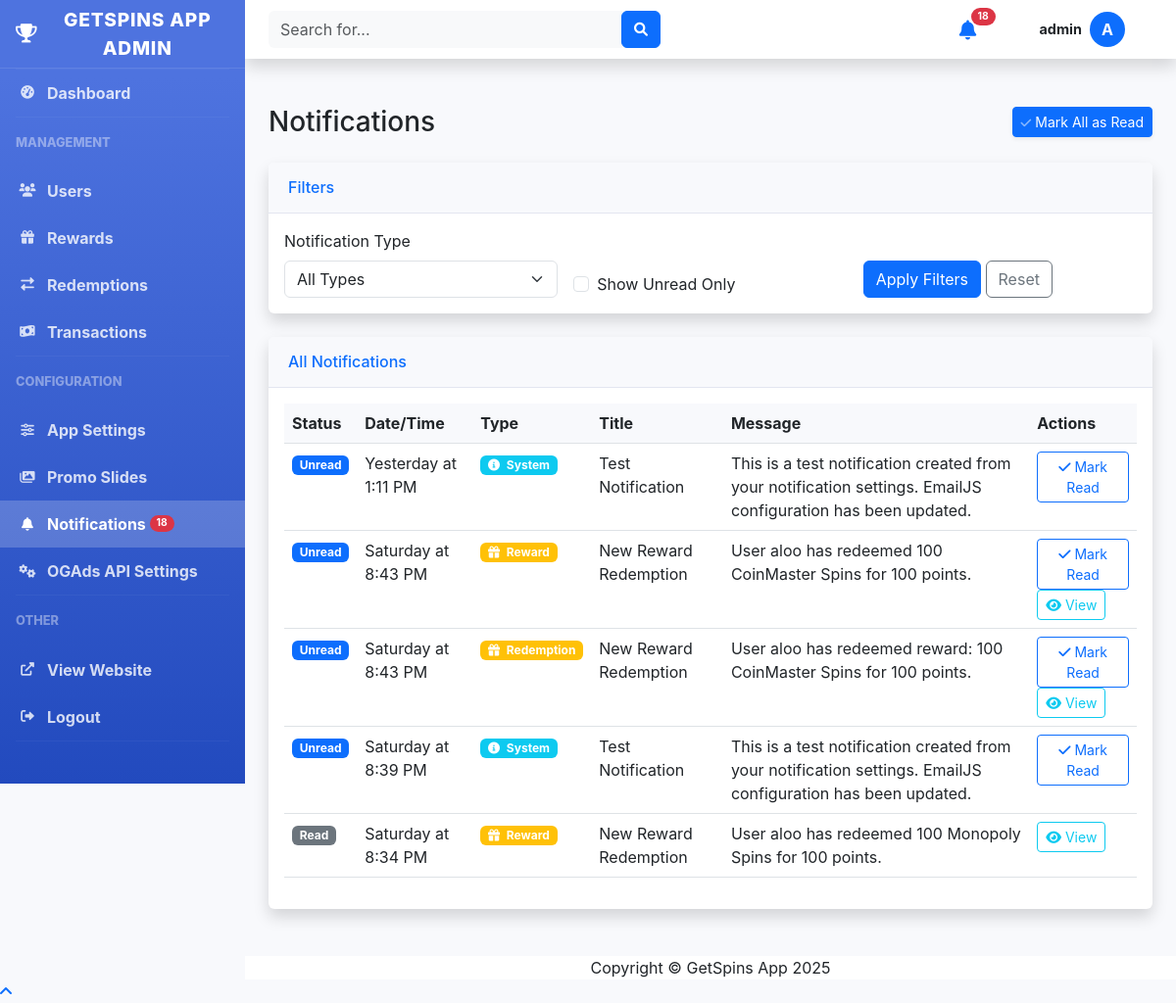
/admin/notifications.php (signed in), run on an earlier commit of the app's database.
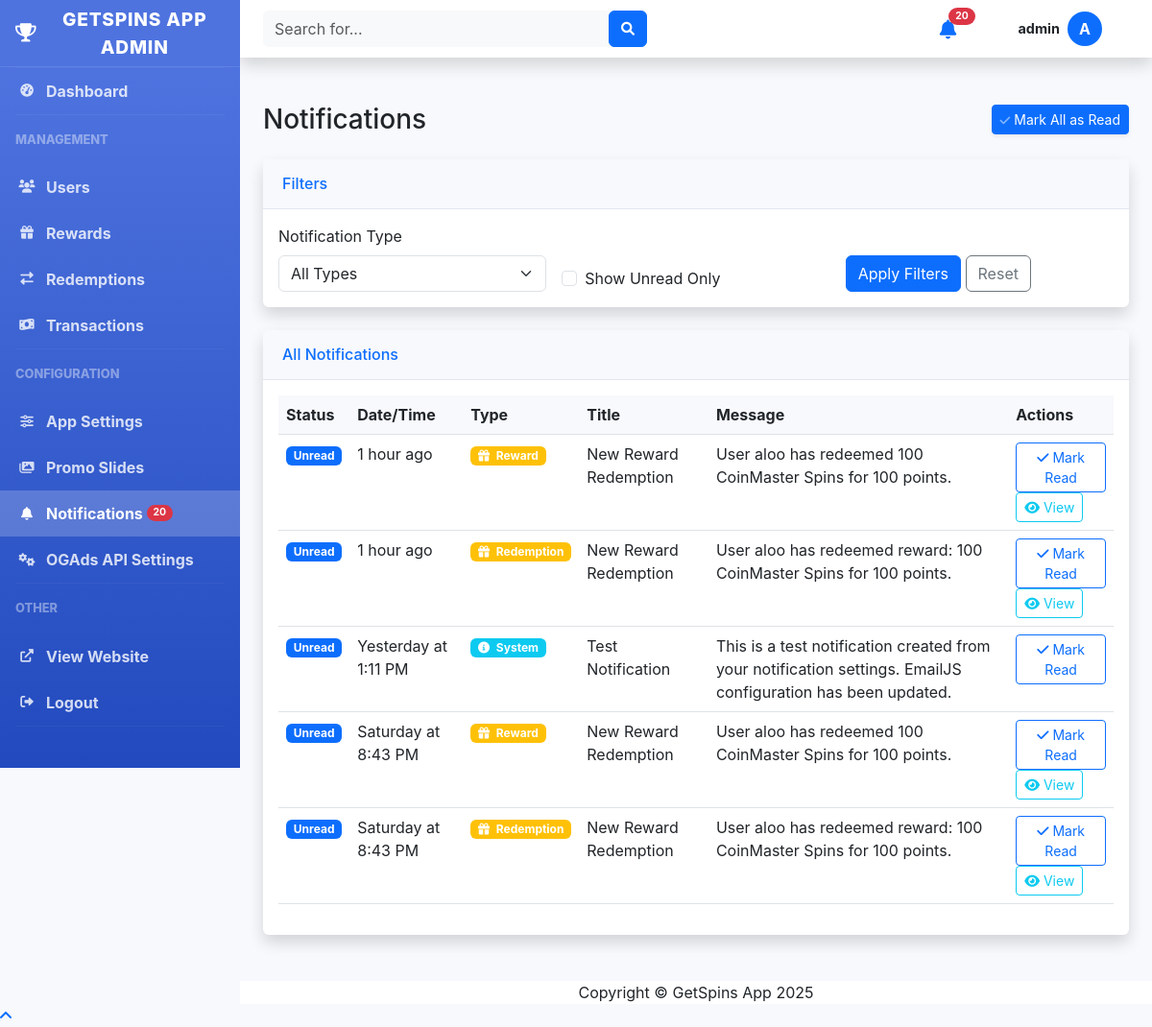
And on a later commit of the database.
### tables this page shows
CREATE TABLE admin_notifications (
        id INTEGER PRIMARY KEY AUTOINCREMENT,
        title TEXT NOT NULL,
        message TEXT NOT NULL,
        type TEXT NOT NULL DEFAULT 'info',
        is_read INTEGER DEFAULT 0,
        related_id INTEGER DEFAULT NULL,
        related_type TEXT DEFAULT NULL,
        created_at TIMESTAMP DEFAULT CURRENT_TIMESTAMP
    );

### includes/functions.php (called while the page is built, shortened)
<?php
function getAdminNotifications($limit = 10, $unread_only = false) {
    try {
        $db = Database::getInstance();
        $conn = $db->getConnection();
        $sql = "SELECT * FROM admin_notifications";
        $sql .= " ORDER BY created_at DESC LIMIT ?";
        $stmt = $conn->prepare($sql);
        $stmt->bindParam(1, $limit, PDO::PARAM_INT);
        $stmt->execute();
        return $stmt->fetchAll(PDO::FETCH_ASSOC);
    } catch (PDOException $e) {
        error_log("Error retrieving admin notifications: " . $e->getMessage());
        return [];
    }
}
function getUnreadNotificationsCount() {
    try {
        $db = Database::getInstance();
        $conn = $db->getConnection();
        $stmt = $conn->query("SELECT COUNT(*) FROM admin_notifications WHERE is_read = 0");
        return $stmt->fetchColumn();
    } catch (PDOException $e) {
        error_log("Error counting unread notifications: " . $e->getMessage());
        return 0;
    }
}
function getNotificationUrl($notification) {
    switch ($notification['type']) {
        case 'reward':
        case 'redemption':
            if (!empty($notification['related_id'])) {
                return "redemptions.php?id=" . $notification['related_id'];
            }
            return "redemptions.php";
        case 'system':
        default:
            return "index.php";
    }
}
function getNotificationIcon($type) {
    switch ($type) {
        case 'reward':
        case 'redemption':
            return "fa-gift";
        case 'system':
        default:
            return "fa-info-circle";
    }
}
function getNotificationIconClass($type) {
    switch ($type) {
        case 'reward':
        case 'redemption':
            return "warning";
        case 'system':
        default:
            return "info";
    }
}
function formatDate($date_string) {
    $date = new DateTime($date_string);
    $now = new DateTime();
    $diff = $now->diff($date);
    if ($diff->days == 0) {
        return $diff->h . " hour" . ($diff->h > 1 ? "s" : "") . " ago";
    } else if ($diff->days == 1) {
        return "Yesterday at " . $date->format('g:i A');
    } else if ($diff->days < 7) {
        return $date->format('l') . " at " . $date->format('g:i A');
    } else {
        return $date->format('M j, Y') . " at " . $date->format('g:i A');
    }
}
?>

### admin/notifications.php (the view, shortened to what the changed rows need)
<?php
require_once '../includes/functions.php';
$db = Database::getInstance();
$conn = $db->getConnection();
try {
    $sql = "SELECT * FROM admin_notifications WHERE 1=1";
    $params = [];
    $sql .= " ORDER BY created_at DESC";
    $stmt = $conn->prepare($sql);
    $stmt->execute($params);
    $notifications = $stmt->fetchAll(PDO::FETCH_ASSOC);
} catch (PDOException $e) {
    $error_message = "Error fetching notifications: " . $e->getMessage();
}
include 'header.php';
?>
<div class="container-fluid">
    <div class="d-sm-flex align-items-center justify-content-between mb-4">
        <h1 class="h3 mb-0 text-gray-800">Notifications</h1>
    </div>
    <div class="card shadow mb-4">
        <div class="card-body">
            <?php if (empty($notifications)): ?>
            <div class="text-center p-4">
                <i class="fas fa-bell fa-3x text-gray-300 mb-3"></i>
                <p class="text-gray-500">No notifications found.</p>
            </div>
            <?php else: ?>
            <div class="table-responsive">
                <table class="table table-hover" id="notificationsTable">
                    <thead>
                        <tr>
                            <th>Status</th>
                            <th>Date/Time</th>
                            <th>Type</th>
                            <th>Title</th>
                            <th>Message</th>
                            <th>Actions</th>
                        </tr>
                    </thead>
                    <tbody>
                        <?php foreach ($notifications as $notification): ?>
                        <tr class="<?php echo $notification['is_read'] ? '' : 'bg-light'; ?>">
                            <td>
                                <?php if ($notification['is_read']): ?>
                                <span class="badge bg-secondary">Read</span>
                                <?php else: ?>
                                <span class="badge bg-primary">Unread</span>
                                <?php endif; ?>
                            </td>
                            <td><?php echo formatDate($notification['created_at']); ?></td>
                            <td>
                                <span class="badge bg-<?php echo getNotificationIconClass($notification['type']); ?>">
                                    <i class="fas <?php echo getNotificationIcon($notification['type']); ?> me-1"></i>
                                    <?php echo ucfirst(htmlspecialchars($notification['type'])); ?>
                                </span>
                            </td>
                            <td><?php echo htmlspecialchars($notification['title']); ?></td>
                            <td><?php echo htmlspecialchars($notification['message']); ?></td>
                            <td>
                                <?php if (!$notification['is_read']): ?>
                                <button class="btn btn-sm btn-outline-primary mark-read-btn" data-notification-id="<?php echo $notification['id']; ?>">
                                    <i class="fas fa-check"></i> Mark Read
                                </button>
                                <?php endif; ?>
                                <?php if (!empty($notification['related_id'])): ?>
                                <a href="<?php echo getNotificationUrl($notification); ?>" class="btn btn-sm btn-outline-info">
                                    <i class="fas fa-eye"></i> View
                                </a>
                                <?php endif; ?>
                            </td>
                        </tr>
                        <?php endforeach; ?>
                    </tbody>
                </table>
            </div>
            <?php endif; ?>
        </div>
    </div>
</div>
<?php include 'footer.php'; ?>

### admin/header.php (shortened to what the changed rows need)
<?php
require_once '../includes/functions.php';
?>
<!DOCTYPE html>
<html lang="en">
<head>
    <link href="https://cdn.jsdelivr.net/npm/bootstrap@5.3.0-alpha1/dist/css/bootstrap.min.css" rel="stylesheet">
    <link href="https://cdnjs.cloudflare.com/ajax/libs/font-awesome/6.0.0/css/all.min.css" rel="stylesheet">
</head>
<body>
    <div id="wrapper">
        <?php include 'sidebar.php'; ?>
        <div id="content-wrapper" class="d-flex flex-column">
            <div id="content">
                <nav class="navbar navbar-expand navbar-light bg-white topbar mb-4 static-top shadow" style="height: 60px;">
                    <ul class="navbar-nav ml-auto">
                        <li class="nav-item dropdown no-arrow mx-1">
                            <?php
                            $unread_count = getUnreadNotificationsCount();
                            $notifications = getAdminNotifications(5);
                            ?>
                            <a class="nav-link position-relative d-inline-flex align-items-center justify-content-center" href="#" id="alertsDropdown" role="button" data-bs-toggle="dropdown" aria-expanded="false" style="padding: 0.75rem 1rem;">
                                <i class="fas fa-bell text-primary" style="font-size: 1.25rem; position: relative; top: 9px;"></i>
                                <?php if ($unread_count > 0): ?>
                                <span class="position-absolute badge rounded-pill bg-danger" style="font-size: 0.65rem; top: 0.5rem; right: 0.5rem;">
                                    <?php echo $unread_count < 100 ? $unread_count : '99+'; ?>
                                </span>
                                <?php endif; ?>
                            </a>
                        </li>
                    </ul>
                </nav>

### admin/sidebar.php (shortened to what the changed rows need)
<?php
$current_page = basename($_SERVER['PHP_SELF']);
?>
<div class="sidebar">
    <ul class="nav flex-column">
        <li class="nav-item">
            <a class="nav-link <?php echo $current_page === 'notifications.php' ? 'active' : ''; ?>" href="notifications.php">
                <i class="fas fa-fw fa-bell"></i>
                Notifications
                <?php
                $unread_count = getUnreadNotificationsCount();
                if ($unread_count > 0):
                ?>
                <span class="badge bg-danger rounded-pill ms-1" style="font-size: 0.65rem; transform: translateY(-1px); display: inline-block;"><?php echo $unread_count < 100 ? $unread_count : '99+'; ?></span>
                <?php endif; ?>
            </a>
        </li>
    </ul>
</div>

What changed in the data, as far as the page shows it:
no longer on this page (row unchanged): admin_notifications: is_read "Unread", created_at "Saturday at 8:39 PM", type "System", title "Test Notification", message "This is a test notification created from your notification settings. EmailJS configuration has been updated."
no longer on this page (row unchanged): admin_notifications: is_read "Read", created_at "Saturday at 8:34 PM", type "Reward", title "New Reward Redemption", message "User aloo has redeemed 100 Monopoly Spins for 100 points."
added admin_notifications: is_read "Unread", created_at "1 hour ago", type "Reward", title "New Reward Redemption", message "User aloo has redeemed 100 CoinMaster Spins for 100 points."
added admin_notifications: is_read "Unread", created_at "1 hour ago", type "Redemption", title "New Reward Redemption", message "User aloo has redeemed reward: 100 CoinMaster Spins for 100 points."
Also different on the page:
$unread_count: "18" → "20"
